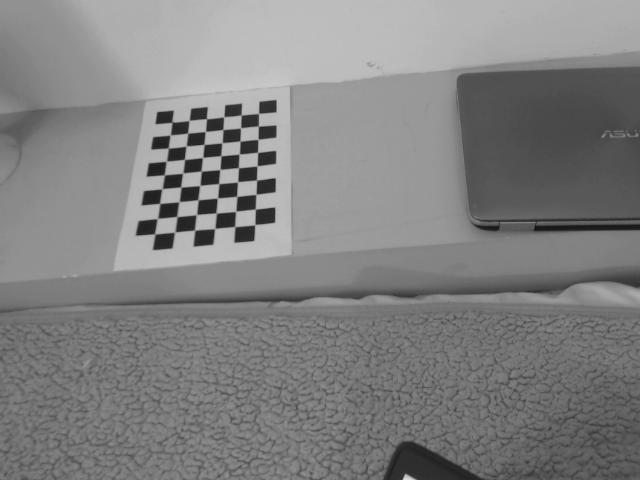
#> input picture 0cam1.jpeg, 640 x 480 px
$ python featureMatching.py
#> lines starting #> are read from the running program, lines starting #| are printed output that depends on the picture

# Example of Brute Force matching base on ORB Algorithm
  #Modify Author : Waheed Rafiq R&D student Birmingham City University UK
  #Original author : OpenCV.org
  #Date Updated : 21/04/2016 : 13:45
import numpy as np
import cv2
from matplotlib import pyplot as plt

img1 = cv2.imread('0cam1.jpeg',1)          # queryImage
#> img1 is the input picture: shape (480, 640, 3); min 16, max 226, mean 128.9
img2 = cv2.imread('0cam2.jpeg',1)
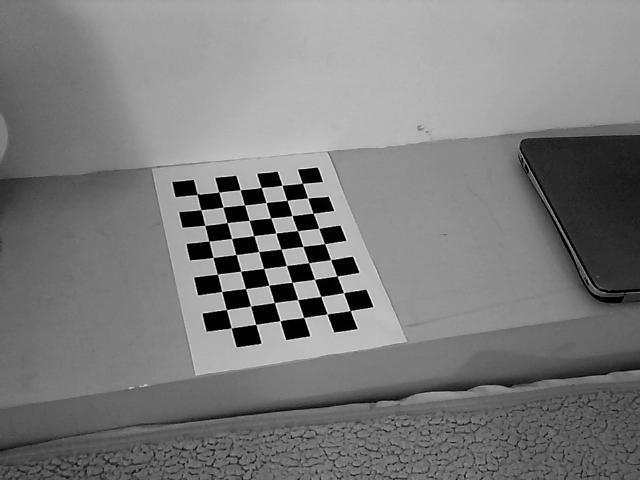
#> input picture 0cam2.jpeg, 640 x 480 px
#> img2 is the input picture: shape (480, 640, 3); min 0, max 255, mean 123.9

# Initiate ORB detector
orb = cv2.ORB_create()

# find the keypoints and descriptors with ORB
kp1, des1 = orb.detectAndCompute(img1,None)
#> kp1 = 500 keypoints; strongest (x, y, size): (226, 215, 111.1), (244, 215, 111.1), (222, 222, 111.1), (226, 204, 111.1)
kp2, des2 = orb.detectAndCompute(img2,None)
#> kp2 = 500 keypoints; strongest (x, y, size): (348, 309, 31), (352, 312, 31), (339, 278, 31), (278, 319, 31)

# create BFMatcher object
bf = cv2.BFMatcher(cv2.NORM_HAMMING, crossCheck=True)

# Match descriptors.
matches = bf.match(des1,des2)
#> matches = 123 matches

# Sort them in the order of their distance.
matches = sorted(matches, key = lambda x:x.distance, reverse=True)
l = []
r = []
#l.append(kp1[matches[0].trainIdx].pt)

for i in range(len(matches)):
    l.append( kp1[matches[i].trainIdx].pt)
    r.append( kp2[matches[i].queryIdx].pt)
#> this loop made 123 passes
#> after the loop, l = 123 pairs, first value 146.9 to 262.8, second value 110.6 to 235.9; r = 123 pairs, first value 206 to 352.8, second value 179.2 to 333.4


print(np.transpose(r).shape)
#| (2, 123)
print(np.transpose(l).shape)
#| (2, 123)
#print(l)

# Draw first 10 matches.
img3 = cv2.drawMatches(img1,kp1,img2,kp2,matches[:5] ,None, flags=2)
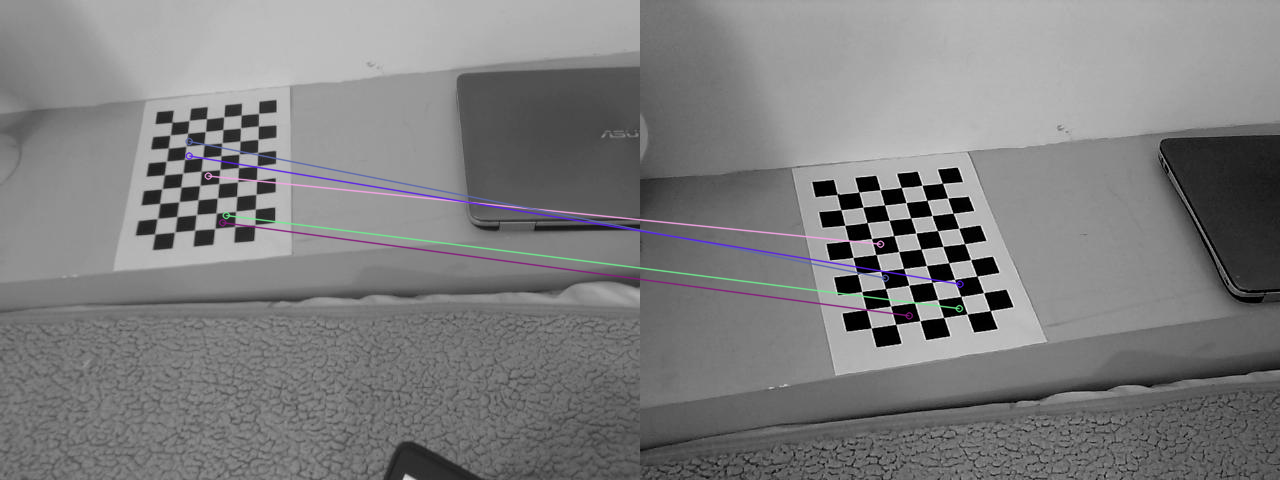
#> img3: shape (480, 1280, 3); mean B, G, R 126.9, 126.3, 126.5
cv2.imwrite('sift_featureMatched.jpg',img3)
plt.imshow(img3),plt.show()
